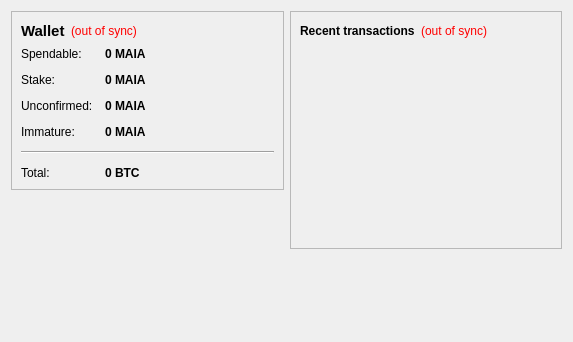
<?xml version="1.0" encoding="UTF-8"?>
<ui version="4.0">
 <class>OverviewPage</class>
 <widget class="QWidget" name="OverviewPage">
  <property name="geometry">
   <rect>
    <x>0</x>
    <y>0</y>
    <width>573</width>
    <height>342</height>
   </rect>
  </property>
  <property name="windowTitle">
   <string>Form</string>
  </property>
  <layout class="QHBoxLayout" name="horizontalLayout" stretch="1,1">
   <item>
    <layout class="QVBoxLayout" name="verticalLayout_2">
     <item>
      <widget class="QFrame" name="frame">
       <property name="frameShape">
        <enum>QFrame::StyledPanel</enum>
       </property>
       <property name="frameShadow">
        <enum>QFrame::Raised</enum>
       </property>
       <layout class="QVBoxLayout" name="verticalLayout_4">
        <item>
         <layout class="QHBoxLayout" name="horizontalLayout_4">
          <item>
           <widget class="QLabel" name="label_5">
            <property name="font">
             <font>
              <pointsize>11</pointsize>
              <weight>75</weight>
              <bold>true</bold>
             </font>
            </property>
            <property name="text">
             <string>Wallet</string>
            </property>
           </widget>
          </item>
          <item>
           <widget class="QLabel" name="labelWalletStatus">
            <property name="toolTip">
             <string>The displayed information may be out of date. Your wallet automatically synchronizes with the BigBang network after a connection is established, but this process has not completed yet.</string>
            </property>
            <property name="styleSheet">
             <string notr="true">QLabel { color: red; }</string>
            </property>
            <property name="text">
             <string notr="true">(out of sync)</string>
            </property>
            <property name="alignment">
             <set>Qt::AlignLeading|Qt::AlignLeft|Qt::AlignVCenter</set>
            </property>
           </widget>
          </item>
          <item>
           <spacer name="horizontalSpacer_2">
            <property name="orientation">
             <enum>Qt::Horizontal</enum>
            </property>
            <property name="sizeHint" stdset="0">
             <size>
              <width>40</width>
              <height>20</height>
             </size>
            </property>
           </spacer>
          </item>
         </layout>
        </item>
        <item>
         <layout class="QFormLayout" name="formLayout_2">
          <property name="fieldGrowthPolicy">
           <enum>QFormLayout::AllNonFixedFieldsGrow</enum>
          </property>
          <property name="horizontalSpacing">
           <number>12</number>
          </property>
          <property name="verticalSpacing">
           <number>12</number>
          </property>
          <item row="0" column="0">
           <widget class="QLabel" name="label">
            <property name="text">
             <string>Spendable:</string>
            </property>
           </widget>
          </item>
          <item row="0" column="1">
           <widget class="QLabel" name="labelBalance">
            <property name="font">
             <font>
              <weight>75</weight>
              <bold>true</bold>
             </font>
            </property>
            <property name="cursor">
             <cursorShape>IBeamCursor</cursorShape>
            </property>
            <property name="toolTip">
             <string>Your current spendable balance</string>
            </property>
            <property name="text">
             <string notr="true">0 MAIA</string>
            </property>
            <property name="textInteractionFlags">
             <set>Qt::LinksAccessibleByMouse|Qt::TextSelectableByKeyboard|Qt::TextSelectableByMouse</set>
            </property>
           </widget>
          </item>
          <item row="1" column="0">
           <widget class="QLabel" name="label_6">
            <property name="text">
             <string>Stake:</string>
            </property>
           </widget>
          </item>
          <item row="1" column="1">
           <widget class="QLabel" name="labelStake">
            <property name="font">
             <font>
              <weight>75</weight>
              <bold>true</bold>
             </font>
            </property>
            <property name="cursor">
             <cursorShape>IBeamCursor</cursorShape>
            </property>
            <property name="toolTip">
             <string>Total of coins that was staked, and do not yet count toward the current balance</string>
            </property>
            <property name="text">
             <string notr="true">0 MAIA</string>
            </property>
            <property name="textInteractionFlags">
             <set>Qt::LinksAccessibleByMouse|Qt::TextSelectableByKeyboard|Qt::TextSelectableByMouse</set>
            </property>
           </widget>
          </item>
          <item row="2" column="0">
           <widget class="QLabel" name="label_3">
            <property name="text">
             <string>Unconfirmed:</string>
            </property>
           </widget>
          </item>
          <item row="2" column="1">
           <widget class="QLabel" name="labelUnconfirmed">
            <property name="font">
             <font>
              <weight>75</weight>
              <bold>true</bold>
             </font>
            </property>
            <property name="cursor">
             <cursorShape>IBeamCursor</cursorShape>
            </property>
            <property name="toolTip">
             <string>Total of transactions that have yet to be confirmed, and do not yet count toward the current balance</string>
            </property>
            <property name="text">
             <string notr="true">0 MAIA</string>
            </property>
            <property name="textInteractionFlags">
             <set>Qt::LinksAccessibleByMouse|Qt::TextSelectableByKeyboard|Qt::TextSelectableByMouse</set>
            </property>
           </widget>
          </item>
          <item row="3" column="0">
           <widget class="QLabel" name="labelImmatureText">
            <property name="text">
             <string>Immature:</string>
            </property>
           </widget>
          </item>
          <item row="3" column="1">
           <widget class="QLabel" name="labelImmature">
            <property name="font">
             <font>
              <weight>75</weight>
              <bold>true</bold>
             </font>
            </property>
            <property name="toolTip">
             <string>Mined balance that has not yet matured</string>
            </property>
            <property name="text">
             <string notr="true">0 MAIA</string>
            </property>
            <property name="textInteractionFlags">
             <set>Qt::LinksAccessibleByMouse|Qt::TextSelectableByKeyboard|Qt::TextSelectableByMouse</set>
            </property>
           </widget>
          </item>
          <item row="4" column="0" colspan="2">
           <widget class="Line" name="line">
            <property name="orientation">
             <enum>Qt::Horizontal</enum>
            </property>
           </widget>
          </item>
          <item row="5" column="0">
           <widget class="QLabel" name="labelTotalText">
            <property name="text">
             <string>Total:</string>
            </property>
           </widget>
          </item>
          <item row="5" column="1">
           <widget class="QLabel" name="labelTotal">
            <property name="font">
             <font>
              <weight>75</weight>
              <bold>true</bold>
             </font>
            </property>
            <property name="cursor">
             <cursorShape>IBeamCursor</cursorShape>
            </property>
            <property name="toolTip">
             <string>Your current total balance</string>
            </property>
            <property name="text">
             <string notr="true">0 BTC</string>
            </property>
            <property name="textInteractionFlags">
             <set>Qt::LinksAccessibleByMouse|Qt::TextSelectableByKeyboard|Qt::TextSelectableByMouse</set>
            </property>
           </widget>
          </item>
         </layout>
        </item>
       </layout>
      </widget>
     </item>
     <item>
      <spacer name="verticalSpacer_3">
       <property name="orientation">
        <enum>Qt::Vertical</enum>
       </property>
       <property name="sizeHint" stdset="0">
        <size>
         <width>20</width>
         <height>40</height>
        </size>
       </property>
      </spacer>
     </item>
     <item>
      <widget class="QLabel" name="label_2">
       <property name="text">
        <string/>
       </property>
       <property name="pixmap">
        <pixmap resource="../bitcoin.qrc">:/images/backg</pixmap>
       </property>
       <property name="scaledContents">
        <bool>false</bool>
       </property>
       <property name="alignment">
        <set>Qt::AlignCenter</set>
       </property>
      </widget>
     </item>
     <item>
      <spacer name="verticalSpacer">
       <property name="orientation">
        <enum>Qt::Vertical</enum>
       </property>
       <property name="sizeHint" stdset="0">
        <size>
         <width>20</width>
         <height>40</height>
        </size>
       </property>
      </spacer>
     </item>
    </layout>
   </item>
   <item>
    <layout class="QVBoxLayout" name="verticalLayout_3">
     <item>
      <widget class="QFrame" name="frame_2">
       <property name="frameShape">
        <enum>QFrame::StyledPanel</enum>
       </property>
       <property name="frameShadow">
        <enum>QFrame::Raised</enum>
       </property>
       <layout class="QVBoxLayout" name="verticalLayout">
        <item>
         <layout class="QHBoxLayout" name="horizontalLayout_2">
          <item>
           <widget class="QLabel" name="label_4">
            <property name="text">
             <string>&lt;b&gt;Recent transactions&lt;/b&gt;</string>
            </property>
           </widget>
          </item>
          <item>
           <widget class="QLabel" name="labelTransactionsStatus">
            <property name="toolTip">
             <string>The displayed information may be out of date. Your wallet automatically synchronizes with the BigBang network after a connection is established, but this process has not completed yet.</string>
            </property>
            <property name="styleSheet">
             <string notr="true">QLabel { color: red; }</string>
            </property>
            <property name="text">
             <string notr="true">(out of sync)</string>
            </property>
            <property name="alignment">
             <set>Qt::AlignRight|Qt::AlignTrailing|Qt::AlignVCenter</set>
            </property>
           </widget>
          </item>
          <item>
           <spacer name="horizontalSpacer">
            <property name="orientation">
             <enum>Qt::Horizontal</enum>
            </property>
            <property name="sizeHint" stdset="0">
             <size>
              <width>40</width>
              <height>20</height>
             </size>
            </property>
           </spacer>
          </item>
         </layout>
        </item>
        <item>
         <widget class="QListView" name="listTransactions">
          <property name="styleSheet">
           <string notr="true">QListView { background: transparent; }</string>
          </property>
          <property name="frameShape">
           <enum>QFrame::NoFrame</enum>
          </property>
          <property name="verticalScrollBarPolicy">
           <enum>Qt::ScrollBarAlwaysOff</enum>
          </property>
          <property name="horizontalScrollBarPolicy">
           <enum>Qt::ScrollBarAlwaysOff</enum>
          </property>
          <property name="selectionMode">
           <enum>QAbstractItemView::NoSelection</enum>
          </property>
         </widget>
        </item>
       </layout>
      </widget>
     </item>
     <item>
      <spacer name="verticalSpacer_2">
       <property name="orientation">
        <enum>Qt::Vertical</enum>
       </property>
       <property name="sizeHint" stdset="0">
        <size>
         <width>20</width>
         <height>40</height>
        </size>
       </property>
      </spacer>
     </item>
    </layout>
   </item>
  </layout>
 </widget>
 <resources>
  <include location="../bitcoin.qrc"/>
 </resources>
 <connections/>
</ui>
